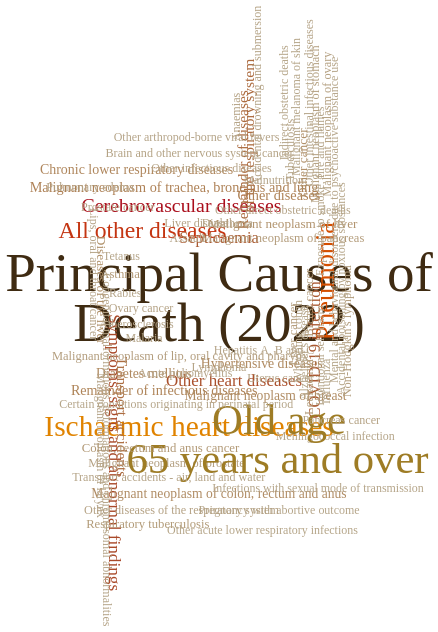

Express this chart as Vega-Lite.
### Vega-Lite specification from a JSON file in a GitHub repository (floating-point values rounded to 4 significant figures)
{"$schema": "https://vega.github.io/schema/vega-lite/v5.json", "config": {"font": "Lilita One", "view": {"stroke": ""}}, "width": "container", "height": 500, "background": null, "data": {"values": [{"word": "Principal Causes of", "count": 50000, "x": 200, "y": 205, "angle": 0, "Causes of Death": "Principal Causes of Death (2022)", "Death Cases": 206525}, {"word": "Death (2022)", "count": 50000, "x": 200, "y": 170, "angle": 0, "Causes of Death": "Principal Causes of Death (2022)", "Death Cases": 206525}, {"word": "Ischaemic heart diseases", "count": 20322, "x": 160, "y": 98, "angle": 0, "Causes of Death": "Ischaemic heart diseases", "Death Cases": 20322}, {"word": "Pneumonia", "count": 16770, "x": 343, "y": 200, "angle": -90, "Causes of Death": "Pneumonia", "Death Cases": 16770}, {"word": "All other diseases", "count": 13541, "x": 98, "y": 235, "angle": 0, "Causes of Death": "All other diseases", "Death Cases": 13541}, {"word": "Cerebrovascular diseases", "count": 9149, "x": 150, "y": 253, "angle": 0, "Causes of Death": "Cerebrovascular diseases", "Death Cases": 9149}, {"word": "Symptoms, signs and abnormal findings", "count": 6114, "x": 60, "y": 80, "angle": 90, "Causes of Death": "Symptoms, signs and abnormal findings", "Death Cases": 6114}, {"word": "Other heart diseases", "count": 5774, "x": 220, "y": 130, "angle": 0, "Causes of Death": "Other heart diseases", "Death Cases": 5774}, {"word": "COVID-19 infection", "count": 5314, "x": 328, "y": 152, "angle": -90, "Causes of Death": "COVID-19 infection", "Death Cases": 5314}, {"word": "Septicaemia", "count": 5006, "x": 200, "y": 230, "angle": 0, "Causes of Death": "Septicaemia", "Death Cases": 5006}, {"word": "Remainder of diseases", "count": 4131, "x": 232, "y": 285, "angle": -90, "Causes of Death": "Remainder of diseases of the respiratory system", "Death Cases": 4131}, {"word": "of the respiratory system", "count": 4131, "x": 240, "y": 302, "angle": -90, "Causes of Death": "Remainder of diseases of the respiratory system", "Death Cases": 4131}, {"word": "Transport accidents", "count": 4012, "x": 70, "y": 105, "angle": 90, "Causes of Death": "Transport accidents", "Death Cases": 4012}, {"word": "Malignant neoplasm of trachea, bronchus and lung", "count": 2644, "x": 140, "y": 265, "angle": 0, "Causes of Death": "Malignant neoplasm of trachea, bronchus and lung", "Death Cases": 2644}, {"word": "Remainder of infectious diseases", "count": 2573, "x": 127, "y": 123, "angle": 0, "Causes of Death": "Remainder of infectious diseases", "Death Cases": 2573}, {"word": "Chronic lower respiratory diseases", "count": 2324, "x": 90, "y": 278, "angle": 0, "Causes of Death": "Chronic lower respiratory diseases", "Death Cases": 2324}, {"word": "Hypertensive diseases", "count": 2123, "x": 257, "y": 142, "angle": 0, "Causes of Death": "Hypertensive diseases", "Death Cases": 2123}, {"word": "Diabetes mellitus", "count": 2085, "x": 100, "y": 135, "angle": 0, "Causes of Death": "Diabetes mellitus", "Death Cases": 2085}, {"word": "Malignant neoplasm of breast", "count": 1922, "x": 262, "y": 120, "angle": 0, "Causes of Death": "Malignant neoplasm of breast", "Death Cases": 1922}, {"word": "Malignant neoplasm of colon, rectum and anus", "count": 1894, "x": 200, "y": 51, "angle": 0, "Causes of Death": "Malignant neoplasm of colon, rectum and anus", "Death Cases": 1894}, {"word": "Diseases of the liver", "count": 1552, "x": 42, "y": 194, "angle": 90, "Causes of Death": "Diseases of the liver", "Death Cases": 1552}, {"word": "Malignant neoplasm of liver", "count": 1389, "x": 285, "y": 240, "angle": 0, "Causes of Death": "Malignant neoplasm of liver", "Death Cases": 1389}, {"word": "Respiratory tuberculosis", "count": 811, "x": 105, "y": 30, "angle": 0, "Causes of Death": "Respiratory tuberculosis", "Death Cases": 811}, {"word": "Leukaemia", "count": 725, "x": 320, "y": 126, "angle": -90, "Causes of Death": "Leukaemia", "Death Cases": 725}, {"word": "Malignant neoplasm of pancreas", "count": 672, "x": 285, "y": 230, "angle": 0, "Causes of Death": "Malignant neoplasm of pancreas", "Death Cases": 672}, {"word": "Malignant neoplasm of lip, oral cavity and pharynx", "count": 603, "x": 148, "y": 148, "angle": 0, "Causes of Death": "Malignant neoplasm of lip, oral cavity and pharynx", "Death Cases": 603}, {"word": "Non-Hodgkin's lymphoma", "count": 533, "x": 371, "y": 165, "angle": -90, "Causes of Death": "Non-Hodgkin's lymphoma", "Death Cases": 533}, {"word": "Malignant neoplasm of prostate", "count": 457, "x": 130, "y": 73, "angle": 0, "Causes of Death": "Malignant neoplasm of prostate", "Death Cases": 457}, {"word": "Malignant neoplasm of ovary", "count": 403, "x": 344, "y": 310, "angle": -90, "Causes of Death": "Malignant neoplasm of ovary", "Death Cases": 403}, {"word": "Malignant neoplasm of stomach", "count": 383, "x": 328, "y": 310, "angle": -90, "Causes of Death": "Malignant neoplasm of stomach", "Death Cases": 383}, {"word": "Anaemias", "count": 231, "x": 222, "y": 315, "angle": -90, "Causes of Death": "Anaemias", "Death Cases": 231}, {"word": "Accidental drowning and submersion", "count": 89, "x": 250, "y": 330, "angle": -90, "Causes of Death": "Accidental drowning and submersion", "Death Cases": 89}, {"word": "Malignant neoplasm of larynx", "count": 72, "x": 42, "y": 85, "angle": 90, "Causes of Death": "Malignant neoplasm of larynx", "Death Cases": 72}, {"word": "Other arthropod-borne viral fevers", "count": 67, "x": 170, "y": 301, "angle": 0, "Causes of Death": "Other arthropod-borne viral fevers", "Death Cases": 67}, {"word": "Other direct obstetric deaths", "count": 53, "x": 285, "y": 250, "angle": 0, "Causes of Death": "Other direct obstetric deaths", "Death Cases": 53}, {"word": "Other intestinal infectious diseases", "count": 51, "x": 320, "y": 325, "angle": -90, "Causes of Death": "Other intestinal infectious diseases", "Death Cases": 51}, {"word": "Malnutrition", "count": 51, "x": 273, "y": 271, "angle": 0, "Causes of Death": "Malnutrition", "Death Cases": 51}, {"word": "Assault", "count": 51, "x": 158, "y": 230, "angle": 0, "Causes of Death": "Assault", "Death Cases": 51}, {"word": "Indirect obstetric deaths", "count": 33, "x": 286, "y": 325, "angle": -90, "Causes of Death": "Indirect obstetric deaths", "Death Cases": 33}, {"word": "Malignant melanoma of skin", "count": 32, "x": 303, "y": 322, "angle": -90, "Causes of Death": "Malignant melanoma of skin", "Death Cases": 32}, {"word": "Alzheimer's disease", "count": 31, "x": 313, "y": 150, "angle": -90, "Causes of Death": "Alzheimer's disease", "Death Cases": 31}, {"word": "Influenza", "count": 27, "x": 342, "y": 130, "angle": -90, "Causes of Death": "Influenza", "Death Cases": 27}, {"word": "Accidental poisoning by noxious substances", "count": 27, "x": 362, "y": 195, "angle": -90, "Causes of Death": "Accidental poisoning by noxious substances", "Death Cases": 27}, {"word": "Other acute lower respiratory infections", "count": 26, "x": 258, "y": 26, "angle": 0, "Causes of Death": "Other acute lower respiratory infections", "Death Cases": 26}, {"word": "Atherosclerosis", "count": 18, "x": 90, "y": 170, "angle": 0, "Causes of Death": "Atherosclerosis", "Death Cases": 18}, {"word": "Pregnancy with abortive outcome", "count": 16, "x": 280, "y": 40, "angle": 0, "Causes of Death": "Pregnancy with abortive outcome", "Death Cases": 16}, {"word": "Malaria", "count": 12, "x": 100, "y": 160, "angle": 0, "Causes of Death": "Malaria", "Death Cases": 12}, {"word": "Infections with sexual mode of transmission", "count": 9, "x": 332, "y": 55, "angle": 0, "Causes of Death": "Infections with sexual mode of transmission", "Death Cases": 9}, {"word": "Exposure to smoke, fire and flames", "count": 9, "x": 335, "y": 263, "angle": -90, "Causes of Death": "Exposure to smoke, fire and flames", "Death Cases": 9}, {"word": "Rabies", "count": 8, "x": 75, "y": 192, "angle": 0, "Causes of Death": "Rabies", "Death Cases": 8}, {"word": "Intentional self-harm", "count": 8, "x": 334, "y": 148, "angle": -90, "Causes of Death": "Intentional self-harm", "Death Cases": 8}, {"word": "Tetanus", "count": 2, "x": 70, "y": 218, "angle": 0, "Causes of Death": "Tetanus", "Death Cases": 2}, {"word": "Meningococcal infection", "count": 2, "x": 355, "y": 92, "angle": 0, "Causes of Death": "Meningococcal infection", "Death Cases": 2}, {"word": "Diphtheria", "count": 1, "x": 211, "y": 241, "angle": 0, "Causes of Death": "Diphtheria", "Death Cases": 1}, {"word": "Whooping cough", "count": 1, "x": 305, "y": 158, "angle": -90, "Causes of Death": "Whooping cough", "Death Cases": 1}, {"word": "Acute poliomyelitis", "count": 1, "x": 155, "y": 136, "angle": 0, "Causes of Death": "Acute poliomyelitis", "Death Cases": 1}, {"word": "Mental and behavioural disorders due to psychoactive substance use", "count": 1, "x": 353, "y": 243, "angle": -90, "Causes of Death": "Mental and behavioural disorders due to psychoactive substance use", "Death Cases": 1}, {"word": "Old age", "count": 35679, "x": 280, "y": 102, "angle": 0, "Causes of Death": "Old age 65 years and over", "Death Cases": 35679}, {"word": "65 years and over", "count": 35679, "x": 278, "y": 75, "angle": 0, "Causes of Death": "Old age 65 years and over", "Death Cases": 35679}, {"word": "Other diseases", "count": 2697, "x": 280, "y": 260, "angle": 0, "Causes of Death": "Other diseases", "Death Cases": 2697}, {"word": "Other cancer", "count": 1652, "x": 312, "y": 283, "angle": -90, "Causes of Death": "Other cancer", "Death Cases": 1652}, {"word": "Colon, rectum and anus cancer", "count": 928, "x": 122, "y": 83, "angle": 0, "Causes of Death": "Colon, rectum and anus cancer", "Death Cases": 928}, {"word": "Asthma", "count": 909, "x": 68, "y": 205, "angle": 0, "Causes of Death": "Asthma", "Death Cases": 909}, {"word": "Liver cancer", "count": 695, "x": 298, "y": 163, "angle": -90, "Causes of Death": "Liver cancer", "Death Cases": 695}, {"word": "Breast cancer", "count": 685, "x": 320, "y": 185, "angle": -90, "Causes of Death": "Breast cancer", "Death Cases": 685}, {"word": "Other diseases of the respiratory system", "count": 297, "x": 150, "y": 40, "angle": 0, "Causes of Death": "Other diseases of the respiratory system", "Death Cases": 297}, {"word": "Pancreas cancer", "count": 219, "x": 363, "y": 103, "angle": 0, "Causes of Death": "Pancreas cancer", "Death Cases": 219}, {"word": "Liver disease", "count": 209, "x": 170, "y": 241, "angle": 0, "Causes of Death": "Liver disease", "Death Cases": 209}, {"word": "Prostate cancer", "count": 196, "x": 65, "y": 252, "angle": 0, "Causes of Death": "Prostate cancer", "Death Cases": 196}, {"word": "Brain and other nervous system cancer", "count": 186, "x": 174, "y": 290, "angle": 0, "Causes of Death": "Brain and other nervous system cancer", "Death Cases": 186}, {"word": "Tuberculosis", "count": 182, "x": 295, "y": 292, "angle": -90, "Causes of Death": "Tuberculosis", "Death Cases": 182}, {"word": "Uterus cancer", "count": 166, "x": 282, "y": 132, "angle": 0, "Causes of Death": "Uterus cancer", "Death Cases": 166}, {"word": "Pulmonary edema", "count": 145, "x": 28, "y": 266, "angle": 0, "Causes of Death": "Pulmonary edema", "Death Cases": 145}, {"word": "Lips, oral and throat cancer", "count": 135, "x": 33, "y": 205, "angle": 90, "Causes of Death": "Lips, oral and throat cancer", "Death Cases": 135}, {"word": "Ovary cancer", "count": 132, "x": 96, "y": 181, "angle": 0, "Causes of Death": "Ovary cancer", "Death Cases": 132}, {"word": "Other infectious diseases", "count": 131, "x": 190, "y": 279, "angle": 0, "Causes of Death": "Other infectious diseases", "Death Cases": 131}, {"word": "Congenital malformations, deformations and chromosomal abnormalities", "count": 114, "x": 51, "y": 82, "angle": 90, "Causes of Death": "Congenital malformations, deformations and chromosomal abnormalities", "Death Cases": 114}, {"word": "Lymphoma", "count": 101, "x": 200, "y": 140, "angle": 0, "Causes of Death": "Lymphoma", "Death Cases": 101}, {"word": "Transport accidents - air, land and water", "count": 100, "x": 133, "y": 63, "angle": 0, "Causes of Death": "Transport accidents - air, land and water", "Death Cases": 100}, {"word": "Hepatitis A, B and C", "count": 58, "x": 260, "y": 152, "angle": 0, "Causes of Death": "Hepatitis A, B and C", "Death Cases": 58}, {"word": "Certain conditions originating in perinatal period", "count": 15, "x": 143, "y": 114, "angle": 0, "Causes of Death": "Certain conditions originating in perinatal period", "Death Cases": 15}]}, "mark": {"type": "text", "tooltip": true}, "encoding": {"x": {"field": "x", "type": "quantitative", "scale": {"domain": [0, 400]}, "axis": null}, "y": {"field": "y", "type": "quantitative", "scale": {"domain": [0, 350]}, "axis": null}, "text": {"field": "word"}, "size": {"field": "count", "type": "quantitative", "scale": {"domain": [50, 50000], "range": [12, 55]}, "legend": null}, "angle": {"field": "angle", "type": "quantitative", "scale": {"domain": [0, 360]}}, "color": {"field": "count", "type": "quantitative", "scale": {"range": ["#b5a589", "#a5021d", "#d44c00", "#e3c300", "#aa9228", "#74491f", "#3f2b12"]}, "legend": null}, "tooltip": [{"field": "Causes of Death", "title": "Cause of Death", "type": "nominal"}, {"field": "Death Cases", "title": "Death Case", "type": "quantitative", "format": ","}]}}
